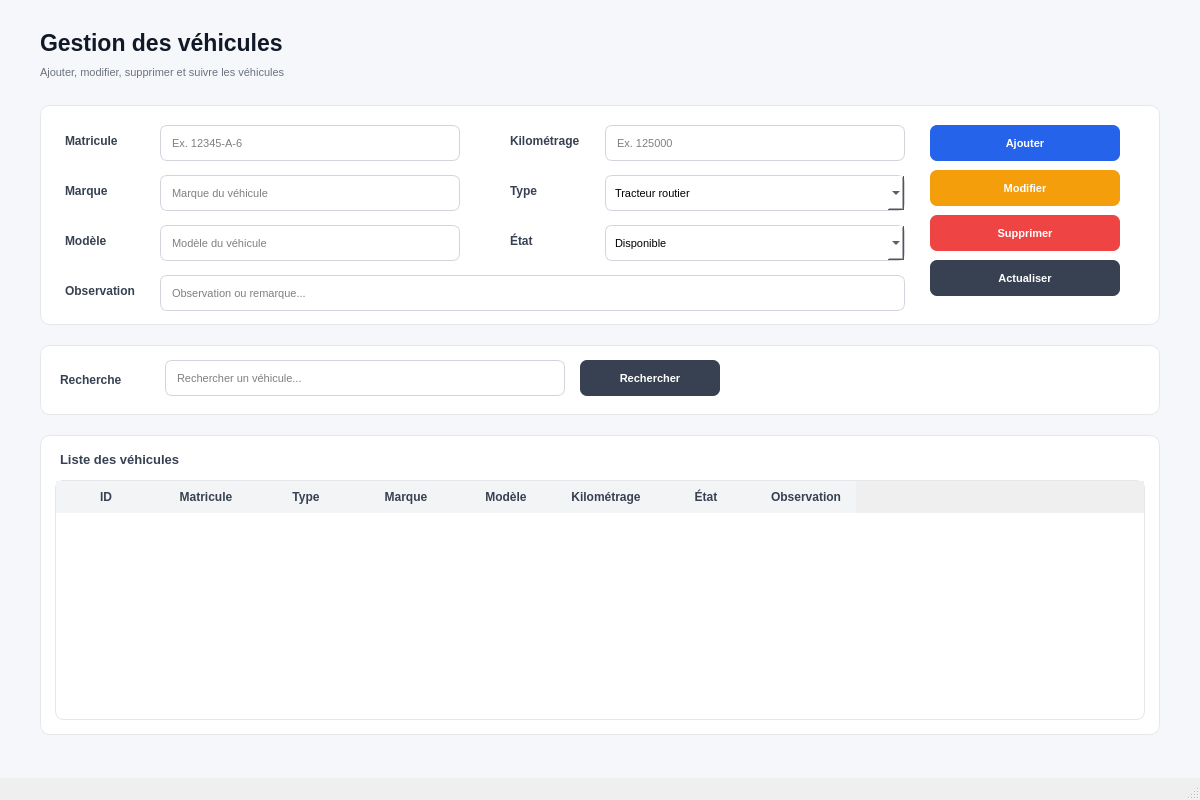
<?xml version="1.0" encoding="UTF-8"?>
<ui version="4.0">
 <class>MainWindow</class>

 <widget class="QMainWindow" name="MainWindow">

  <property name="geometry">
   <rect>
    <x>0</x>
    <y>0</y>
    <width>1200</width>
    <height>800</height>
   </rect>
  </property>

  <property name="windowTitle">
   <string>CLMS - Gestion des véhicules</string>
  </property>

  <widget class="QWidget" name="centralwidget">

   <property name="styleSheet">
    <string notr="true">
QWidget#centralwidget {
    background-color: #F5F7FA;
}

QLabel {
    color: #1F2937;
}

QLineEdit, QComboBox {
    background-color: white;
    border: 1px solid #D1D5DB;
    border-radius: 7px;
    padding: 7px 9px;
    font-size: 11px;
}

QLineEdit:focus, QComboBox:focus {
    border: 1px solid #2563EB;
}

QPushButton {
    border: none;
    border-radius: 7px;
    padding: 7px 14px;
    font-size: 11px;
    font-weight: bold;
}

QTableWidget {
    background-color: white;
    border: 1px solid #E5E7EB;
    border-radius: 8px;
    gridline-color: #E5E7EB;
    font-size: 11px;
    selection-background-color: #DBEAFE;
    selection-color: #1E3A8A;
}

QHeaderView::section {
    background-color: #F3F4F6;
    color: #374151;
    font-weight: bold;
    padding: 7px;
    border: none;
}
    </string>
   </property>

   <!-- ================================================= -->
   <!-- TITRE -->
   <!-- ================================================= -->

   <widget class="QLabel" name="lblTitre">
    <property name="geometry">
     <rect>
      <x>40</x>
      <y>25</y>
      <width>600</width>
      <height>35</height>
     </rect>
    </property>

    <property name="styleSheet">
     <string notr="true">
font-size: 23px;
font-weight: bold;
color: #111827;
     </string>
    </property>

    <property name="text">
     <string>Gestion des véhicules</string>
    </property>
   </widget>

   <!-- ================================================= -->
   <!-- SOUS TITRE -->
   <!-- ================================================= -->

   <widget class="QLabel" name="lblSousTitre">
    <property name="geometry">
     <rect>
      <x>40</x>
      <y>60</y>
      <width>800</width>
      <height>25</height>
     </rect>
    </property>

    <property name="styleSheet">
     <string notr="true">
font-size: 11px;
color: #6B7280;
     </string>
    </property>

    <property name="text">
     <string>Ajouter, modifier, supprimer et suivre les véhicules</string>
    </property>
   </widget>

   <!-- ================================================= -->
   <!-- FORMULAIRE -->
   <!-- ================================================= -->

   <widget class="QFrame" name="frameFormulaire">

    <property name="geometry">
     <rect>
      <x>40</x>
      <y>105</y>
      <width>1120</width>
      <height>220</height>
     </rect>
    </property>

    <property name="styleSheet">
     <string notr="true">
QFrame#frameFormulaire {
    background-color: white;
    border: 1px solid #E5E7EB;
    border-radius: 10px;
}
     </string>
    </property>

    <!-- MATRICULE -->

    <widget class="QLabel" name="label">
     <property name="geometry">
      <rect>
       <x>25</x>
       <y>25</y>
       <width>90</width>
       <height>22</height>
      </rect>
     </property>

     <property name="styleSheet">
      <string notr="true">
font-weight: bold;
color: #374151;
      </string>
     </property>

     <property name="text">
      <string>Matricule</string>
     </property>
    </widget>

    <widget class="QLineEdit" name="txtMatricule">
     <property name="geometry">
      <rect>
       <x>120</x>
       <y>20</y>
       <width>300</width>
       <height>36</height>
      </rect>
     </property>

     <property name="placeholderText">
      <string>Ex. 12345-A-6</string>
     </property>
    </widget>

    <!-- MARQUE -->

    <widget class="QLabel" name="label_2">
     <property name="geometry">
      <rect>
       <x>25</x>
       <y>75</y>
       <width>90</width>
       <height>22</height>
      </rect>
     </property>

     <property name="styleSheet">
      <string notr="true">
font-weight: bold;
color: #374151;
      </string>
     </property>

     <property name="text">
      <string>Marque</string>
     </property>
    </widget>

    <widget class="QLineEdit" name="txtMarque">
     <property name="geometry">
      <rect>
       <x>120</x>
       <y>70</y>
       <width>300</width>
       <height>36</height>
      </rect>
     </property>

     <property name="placeholderText">
      <string>Marque du véhicule</string>
     </property>
    </widget>

    <!-- MODELE -->

    <widget class="QLabel" name="label_3">
     <property name="geometry">
      <rect>
       <x>25</x>
       <y>125</y>
       <width>90</width>
       <height>22</height>
      </rect>
     </property>

     <property name="styleSheet">
      <string notr="true">
font-weight: bold;
color: #374151;
      </string>
     </property>

     <property name="text">
      <string>Modèle</string>
     </property>
    </widget>

    <widget class="QLineEdit" name="txtModele">
     <property name="geometry">
      <rect>
       <x>120</x>
       <y>120</y>
       <width>300</width>
       <height>36</height>
      </rect>
     </property>

     <property name="placeholderText">
      <string>Modèle du véhicule</string>
     </property>
    </widget>

    <!-- KILOMETRAGE -->

    <widget class="QLabel" name="label_4">
     <property name="geometry">
      <rect>
       <x>470</x>
       <y>25</y>
       <width>90</width>
       <height>22</height>
      </rect>
     </property>

     <property name="styleSheet">
      <string notr="true">
font-weight: bold;
color: #374151;
      </string>
     </property>

     <property name="text">
      <string>Kilométrage</string>
     </property>
    </widget>

    <widget class="QLineEdit" name="txtKilometrage">
     <property name="geometry">
      <rect>
       <x>565</x>
       <y>20</y>
       <width>300</width>
       <height>36</height>
      </rect>
     </property>

     <property name="placeholderText">
      <string>Ex. 125000</string>
     </property>
    </widget>

    <!-- TYPE -->

    <widget class="QLabel" name="labelType">
     <property name="geometry">
      <rect>
       <x>470</x>
       <y>75</y>
       <width>90</width>
       <height>22</height>
      </rect>
     </property>

     <property name="styleSheet">
      <string notr="true">
font-weight: bold;
color: #374151;
      </string>
     </property>

     <property name="text">
      <string>Type</string>
     </property>
    </widget>

    <widget class="QComboBox" name="cmbType">
     <property name="geometry">
      <rect>
       <x>565</x>
       <y>70</y>
       <width>300</width>
       <height>36</height>
      </rect>
     </property>

     <item>
      <property name="text">
       <string>Tracteur routier</string>
      </property>
     </item>

     <item>
      <property name="text">
       <string>Camion porteur</string>
      </property>
     </item>

     <item>
      <property name="text">
       <string>Camion frigorifique</string>
      </property>
     </item>

     <item>
      <property name="text">
       <string>Autre</string>
      </property>
     </item>
    </widget>

    <!-- ETAT -->

    <widget class="QLabel" name="labelEtat">
     <property name="geometry">
      <rect>
       <x>470</x>
       <y>125</y>
       <width>90</width>
       <height>22</height>
      </rect>
     </property>

     <property name="styleSheet">
      <string notr="true">
font-weight: bold;
color: #374151;
      </string>
     </property>

     <property name="text">
      <string>État</string>
     </property>
    </widget>

    <widget class="QComboBox" name="cmbEtat">
     <property name="geometry">
      <rect>
       <x>565</x>
       <y>120</y>
       <width>300</width>
       <height>36</height>
      </rect>
     </property>

     <item>
      <property name="text">
       <string>Disponible</string>
      </property>
     </item>

     <item>
      <property name="text">
       <string>En circulation</string>
      </property>
     </item>

     <item>
      <property name="text">
       <string>En maintenance</string>
      </property>
     </item>

     <item>
      <property name="text">
       <string>Hors service</string>
      </property>
     </item>
    </widget>

    <!-- OBSERVATION -->

    <widget class="QLabel" name="label_5">
     <property name="geometry">
      <rect>
       <x>25</x>
       <y>175</y>
       <width>90</width>
       <height>22</height>
      </rect>
     </property>

     <property name="styleSheet">
      <string notr="true">
font-weight: bold;
color: #374151;
      </string>
     </property>

     <property name="text">
      <string>Observation</string>
     </property>
    </widget>

    <widget class="QLineEdit" name="txtObservation">
     <property name="geometry">
      <rect>
       <x>120</x>
       <y>170</y>
       <width>745</width>
       <height>36</height>
      </rect>
     </property>

     <property name="placeholderText">
      <string>Observation ou remarque...</string>
     </property>
    </widget>

    <!-- AJOUTER -->

    <widget class="QPushButton" name="btnAjouter">
     <property name="geometry">
      <rect>
       <x>890</x>
       <y>20</y>
       <width>190</width>
       <height>36</height>
      </rect>
     </property>

     <property name="styleSheet">
      <string notr="true">
QPushButton {
    background-color: #2563EB;
    color: white;
}

QPushButton:hover {
    background-color: #1D4ED8;
}
      </string>
     </property>

     <property name="text">
      <string>Ajouter</string>
     </property>
    </widget>

    <!-- MODIFIER -->

    <widget class="QPushButton" name="btnModifier">
     <property name="geometry">
      <rect>
       <x>890</x>
       <y>65</y>
       <width>190</width>
       <height>36</height>
      </rect>
     </property>

     <property name="styleSheet">
      <string notr="true">
QPushButton {
    background-color: #F59E0B;
    color: white;
}

QPushButton:hover {
    background-color: #D97706;
}
      </string>
     </property>

     <property name="text">
      <string>Modifier</string>
     </property>
    </widget>

    <!-- SUPPRIMER -->

    <widget class="QPushButton" name="btnSupprimer">
     <property name="geometry">
      <rect>
       <x>890</x>
       <y>110</y>
       <width>190</width>
       <height>36</height>
      </rect>
     </property>

     <property name="styleSheet">
      <string notr="true">
QPushButton {
    background-color: #EF4444;
    color: white;
}

QPushButton:hover {
    background-color: #DC2626;
}
      </string>
     </property>

     <property name="text">
      <string>Supprimer</string>
     </property>
    </widget>

    <!-- ACTUALISER -->

    <widget class="QPushButton" name="btnActualiser">
     <property name="geometry">
      <rect>
       <x>890</x>
       <y>155</y>
       <width>190</width>
       <height>36</height>
      </rect>
     </property>

     <property name="styleSheet">
      <string notr="true">
QPushButton {
    background-color: #374151;
    color: white;
}

QPushButton:hover {
    background-color: #1F2937;
}
      </string>
     </property>

     <property name="text">
      <string>Actualiser</string>
     </property>
    </widget>

   </widget>

   <!-- ================================================= -->
   <!-- RECHERCHE -->
   <!-- ================================================= -->

   <widget class="QFrame" name="frameRecherche">

    <property name="geometry">
     <rect>
      <x>40</x>
      <y>345</y>
      <width>1120</width>
      <height>70</height>
     </rect>
    </property>

    <property name="styleSheet">
     <string notr="true">
QFrame#frameRecherche {
    background-color: white;
    border: 1px solid #E5E7EB;
    border-radius: 10px;
}
     </string>
    </property>

    <widget class="QLabel" name="lblRecherche">
     <property name="geometry">
      <rect>
       <x>20</x>
       <y>22</y>
       <width>100</width>
       <height>25</height>
      </rect>
     </property>

     <property name="styleSheet">
      <string notr="true">
font-weight: bold;
color: #374151;
      </string>
     </property>

     <property name="text">
      <string>Recherche</string>
     </property>
    </widget>

    <widget class="QLineEdit" name="txtRecherche">
     <property name="geometry">
      <rect>
       <x>125</x>
       <y>15</y>
       <width>400</width>
       <height>36</height>
      </rect>
     </property>

     <property name="placeholderText">
      <string>Rechercher un véhicule...</string>
     </property>
    </widget>

    <widget class="QPushButton" name="btnRechercher">
     <property name="geometry">
      <rect>
       <x>540</x>
       <y>15</y>
       <width>140</width>
       <height>36</height>
      </rect>
     </property>

     <property name="styleSheet">
      <string notr="true">
QPushButton {
    background-color: #374151;
    color: white;
}

QPushButton:hover {
    background-color: #1F2937;
}
      </string>
     </property>

     <property name="text">
      <string>Rechercher</string>
     </property>
    </widget>

   </widget>

   <!-- ================================================= -->
   <!-- TABLE VEHICULES -->
   <!-- ================================================= -->

   <widget class="QFrame" name="frameTable">

    <property name="geometry">
     <rect>
      <x>40</x>
      <y>435</y>
      <width>1120</width>
      <height>300</height>
     </rect>
    </property>

    <property name="styleSheet">
     <string notr="true">
QFrame#frameTable {
    background-color: white;
    border: 1px solid #E5E7EB;
    border-radius: 10px;
}
     </string>
    </property>

    <widget class="QLabel" name="lblTitreTable">
     <property name="geometry">
      <rect>
       <x>20</x>
       <y>12</y>
       <width>400</width>
       <height>25</height>
      </rect>
     </property>

     <property name="styleSheet">
      <string notr="true">
font-size: 13px;
font-weight: bold;
color: #374151;
      </string>
     </property>

     <property name="text">
      <string>Liste des véhicules</string>
     </property>
    </widget>

    <widget class="QTableWidget" name="tableVehicules">

     <property name="geometry">
      <rect>
       <x>15</x>
       <y>45</y>
       <width>1090</width>
       <height>240</height>
      </rect>
     </property>

     <property name="columnCount">
      <number>8</number>
     </property>

     <property name="rowCount">
      <number>0</number>
     </property>

     <column>
      <property name="text">
       <string>ID</string>
      </property>
     </column>

     <column>
      <property name="text">
       <string>Matricule</string>
      </property>
     </column>

     <column>
      <property name="text">
       <string>Type</string>
      </property>
     </column>

     <column>
      <property name="text">
       <string>Marque</string>
      </property>
     </column>

     <column>
      <property name="text">
       <string>Modèle</string>
      </property>
     </column>

     <column>
      <property name="text">
       <string>Kilométrage</string>
      </property>
     </column>

     <column>
      <property name="text">
       <string>État</string>
      </property>
     </column>

     <column>
      <property name="text">
       <string>Observation</string>
      </property>
     </column>

    </widget>

   </widget>

  </widget>

  <!-- MENU -->

  <widget class="QMenuBar" name="menubar">
   <property name="geometry">
    <rect>
     <x>0</x>
     <y>0</y>
     <width>1200</width>
     <height>22</height>
    </rect>
   </property>
  </widget>

  <!-- STATUS BAR -->

  <widget class="QStatusBar" name="statusbar"/>

 </widget>

 <resources/>
 <connections/>

</ui>
